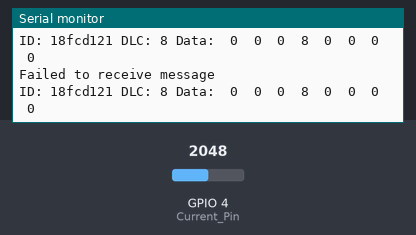
Bench run of a sketch on a simulated ESP32. On the bench: the last lines printed to the serial monitor. The test bench sets the inputs (shaded band); at power-on: GPIO 4 (Current_Pin) = 2048. No CAN messages arrive unless stated.

Above: at 2.2 s.
2.3 s: GPIO 4 (Current_Pin) set to 2866
At 3.4 s:
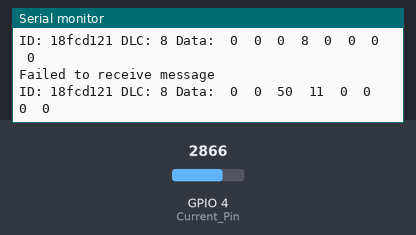
3.8 s: GPIO 4 (Current_Pin) set to 3603
At 4.8 s:
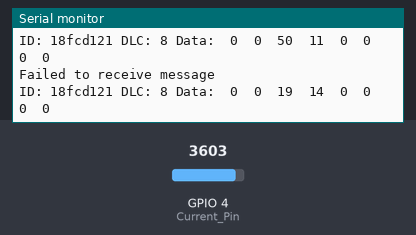
Timing chart, 0 to 6.8 s (numbered marks = the images above; inputs shaded):
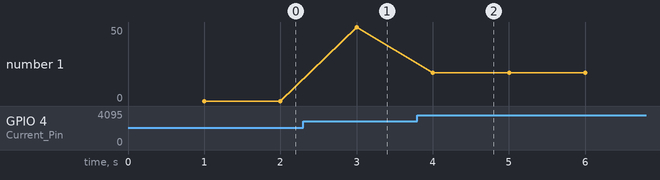

Measured:
- after the input at 2.3 s, the serial monitor: prints a new line after 0.70 s (image 1)
- after the input at 3.8 s, the serial monitor: prints a new line after 0.20 s (image 2)
- plotted number 1: 0 → 50 after the input at 2.3 s, 50 → 19 after the input at 3.8 s

The sketch:

batterypotential.ino
```cpp
#include "driver/gpio.h"
#include "freertos/FreeRTOS.h"
#include "freertos/task.h"
#include "stdio.h"
#include "stdlib.h"
#include "driver/twai.h"
#include "SD.h"
#include "SPI.h"
#include "FS.h"

#define RX_PIN 21
#define TX_PIN 22
#define Current_Pin 4
// #define Voltage_Pin ...

long int prevMillis = 0;

// variable for storing the potentiometer value
uint8_t Current_value[8] = {00, 00, 00, 00, 00, 00, 00, 00};
int I_potensio = 0;
int V_potensio = 0;


void twai_setup_and_install(){
  //Initialize configuration structures using macro initializers
  twai_general_config_t g_config = TWAI_GENERAL_CONFIG_DEFAULT((gpio_num_t)TX_PIN, (gpio_num_t)RX_PIN, TWAI_MODE_NORMAL);
  twai_timing_config_t t_config = TWAI_TIMING_CONFIG_250KBITS();
  twai_filter_config_t f_config = TWAI_FILTER_CONFIG_ACCEPT_ALL();

  // Install TWAI driver
  if (twai_driver_install(&g_config, &t_config, &f_config) == ESP_OK) {
    printf("Driver installed\n");
  } else {
    printf("Failed to install driver\n");
    return;
  }

  // Start TWAI driver
  if (twai_start() == ESP_OK) {
    printf("Driver started\n");
  } else {
    printf("Failed to start driver\n");
    return;
  }
}

void setup() {
  twai_setup_and_install();
  Serial.begin(115200);
  delay(1000);
}

void new_message(twai_message_t *message, uint32_t id, uint8_t dlc, uint8_t *data){
  message->flags = TWAI_MSG_FLAG_EXTD;
  message->identifier = id;
  message->data_length_code = dlc;

  for (int i = 0; i < dlc; i++) {
    message->data[i] = data[i];
  }

  printf("\nID: %x DLC: %d Data:\t", message->identifier, message->data_length_code);

  for (int i = 0; i < message->data_length_code; i++) {
    printf("%d\t", message->data[i]);
  }

  if (twai_transmit(message, pdMS_TO_TICKS(1000)) == ESP_OK) {
  } else {
    printf("Failed to send message\n");
  }
  printf("\n");
}


void transmit_message(twai_message_t *message){
  if (twai_transmit(message, pdMS_TO_TICKS(1000)) == ESP_OK) {
    printf("Message queued for transmission\n");
  } else {
    printf("Failed to send message\n");
  }
}


void receive_message(twai_message_t *message){
  if (twai_receive(message, pdMS_TO_TICKS(1000)) == ESP_OK) {
    printf("\n");
    printf("ID: %x DLC: %d Data: \t", message->identifier, message->data_length_code);

    for (int i = 0; i < message->data_length_code; i++) {
      printf("%02x\t", message->data[i]);
    }

  } else {
    printf("Failed to receive message\n");
  }
}


void loop() {
  // Reading potentiometer value
  twai_message_t message;
  twai_message_t message1;
  long int currentMillis = millis();

  I_potensio = analogRead(Current_Pin);
  // V_potensio = analogRead(Voltage_Pin);
  // int arus_baterai = map(I_potensio, 0, 4095, 0, 40);

  // Extract the most significant and least significant bytes
  uint8_t msb = (I_potensio >> 8) & 0xFF;
  uint8_t lsb = I_potensio & 0xFF;

  Current_value[3] = msb;
  Current_value[2] = lsb;


  if(currentMillis - prevMillis >= 1000){
    new_message(&message, 0x18FCD121, 8, Current_value);
    receive_message(&message1);
    prevMillis = currentMillis;
  }
  // receive_message(&message1);
  // transmit_message(&message);

  // vTaskDelay(1000 / portTICK_PERIOD_MS);
}
```
